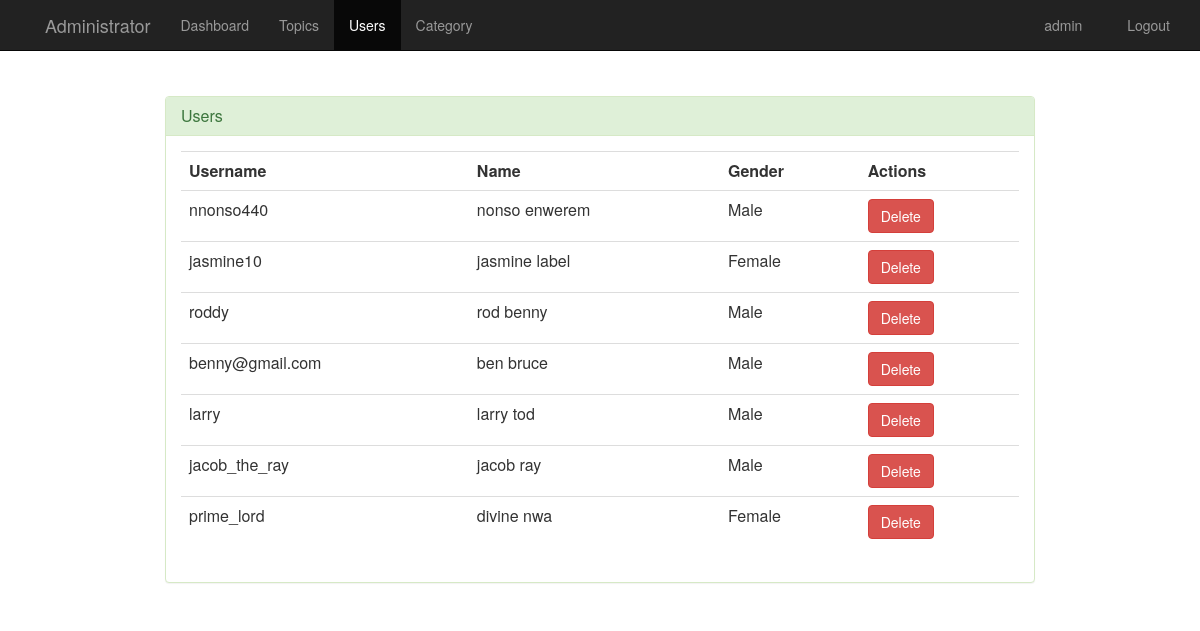
The app's page /admin/user.php (signed in) with its own data.
### tables this page shows
CREATE TABLE `tblaccount` (
  `accnt_Id` int(11) NOT NULL,
  `username` varchar(255) DEFAULT NULL,
  `password` varchar(255) DEFAULT NULL,
  `user_Id` int(11) DEFAULT NULL
);

CREATE TABLE `tbluser` (
  `user_Id` int(11) NOT NULL,
  `fname` varchar(255) DEFAULT NULL,
  `lname` varchar(255) DEFAULT NULL,
  `gender` varchar(255) DEFAULT NULL
);

### admin/user.php (the view, shortened to what this page needs)
<?php
$uname = $_SESSION['uname'];
?>
<html>
<head>
    <link rel="stylesheet" type="text/css" href="../css/global.css">
    <link rel="stylesheet" type="text/css" href="../css/bootstrap.css">
    <link rel="stylesheet" type="text/css" href="../css/bootstrap.min.css">
    <link href="//netdna.bootstrapcdn.com/font-awesome/4.0.3/css/font-awesome.css" rel="stylesheet">
</head>
<body>
    <nav class="navbar navbar-inverse navbar-fixed-top">
        <div class="container">
            <div class="navbar-header page-scroll">
                <a class="navbar-brand page-scroll" href="home.php"></a>
            </div>
            <div class="navbar-header">
                <a class="navbar-brand" href="home.php">Administrator</a>
            </div>
            <div class="collapse navbar-collapse" id="bs-example-navbar-collapse-1">
                <ul class="nav navbar-nav navbar-left">
                    <li><a href="home.php"> Dashboard</a></li>
                    <li><a href="post.php"> Topics</a></li>
                    <li class="active"><a href="user.php"> Users</a></li>
                    <li><a href="category.php">Category</a></li>
                </ul>
                <ul class="nav navbar-nav navbar-right">
                    <li><a href="#"><span class="glyphicon glyphicon-user"></span> <?php echo $uname; ?></a></li>
                    <li><a href="logout.php"><span class="glyphicon glyphicon-log-out"></span> Logout</a></li>
                </ul>
            </div>
        </div>
    </nav>
    <div class="container" style="margin:8% auto;width:900px;">
        <div class="panel panel-success">
            <div class="panel-heading">
                <h3 class="panel-title">Users</h3>
            </div>
            <div class="panel-body">
                <table class="table table-stripped">
                    <th>Username</th>
                    <th>Name</th>
                    <th>Gender</th>
                    <th>Actions</th>
                    <?php
                    include "../admin/functions/functions.php";
                    $sql = $con->prepare("SELECT * from tbluser as tu join tblaccount as ta on tu.user_Id=ta.user_Id");
                    $sql->execute();
                    $sql->setFetchMode(PDO::FETCH_ASSOC);
                    while ($row = $sql->fetch()) {
                        extract($row);
                        echo "<tr>";
                        echo "<td>" . $username . "</td>";
                        echo "<td>" . $fname . ' ' . $lname . "</td>";
                        echo "<td>" . $gender . "</td>";
                        echo '<td><button class="btn btn-danger" onclick="deleteuser(' . $user_Id . ')">Delete</button>';
                        echo "</tr>";
                    }
                    ?>
                </table>
            </div>
        </div>
    </div>
</body>
</html>

### css/global.css (style rules this page uses)
body { background-color: #eee; }

### records on screen
tblaccount: username "nnonso440", user_Id.fname "nonso", user_Id.lname "enwerem", user_Id.gender "Male"
tblaccount: username "jasmine10", user_Id.fname "jasmine", user_Id.lname "label", user_Id.gender "Female"
tblaccount: username "roddy", user_Id.fname "rod", user_Id.lname "benny", user_Id.gender "Male"
tblaccount: username "benny@gmail.com", user_Id.fname "ben", user_Id.lname "bruce", user_Id.gender "Male"
tblaccount: username "larry", user_Id.fname "larry", user_Id.lname "tod", user_Id.gender "Male"
tblaccount: username "jacob_the_ray", user_Id.fname "jacob", user_Id.lname "ray", user_Id.gender "Male"
tblaccount: username "prime_lord", user_Id.fname "divine", user_Id.lname "nwa", user_Id.gender "Female"

### other values on screen
$uname "admin"
